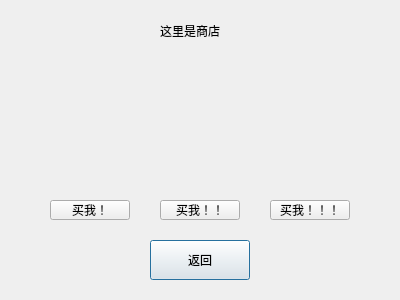
<?xml version="1.0" encoding="UTF-8"?>
<ui version="4.0">
 <class>goldbuy</class>
 <widget class="QDialog" name="goldbuy">
  <property name="geometry">
   <rect>
    <x>0</x>
    <y>0</y>
    <width>400</width>
    <height>300</height>
   </rect>
  </property>
  <property name="minimumSize">
   <size>
    <width>400</width>
    <height>300</height>
   </size>
  </property>
  <property name="windowTitle">
   <string>Dialog</string>
  </property>
  <widget class="QPushButton" name="pushButton">
   <property name="geometry">
    <rect>
     <x>150</x>
     <y>240</y>
     <width>100</width>
     <height>40</height>
    </rect>
   </property>
   <property name="minimumSize">
    <size>
     <width>100</width>
     <height>40</height>
    </size>
   </property>
   <property name="text">
    <string>返回</string>
   </property>
  </widget>
  <widget class="QLabel" name="label">
   <property name="geometry">
    <rect>
     <x>160</x>
     <y>20</y>
     <width>71</width>
     <height>21</height>
    </rect>
   </property>
   <property name="text">
    <string>这里是商店</string>
   </property>
  </widget>
  <widget class="QPushButton" name="pushButton_2">
   <property name="geometry">
    <rect>
     <x>50</x>
     <y>200</y>
     <width>80</width>
     <height>20</height>
    </rect>
   </property>
   <property name="text">
    <string>买我！</string>
   </property>
  </widget>
  <widget class="QPushButton" name="pushButton_3">
   <property name="geometry">
    <rect>
     <x>160</x>
     <y>200</y>
     <width>80</width>
     <height>20</height>
    </rect>
   </property>
   <property name="text">
    <string>买我！！</string>
   </property>
  </widget>
  <widget class="QPushButton" name="pushButton_4">
   <property name="geometry">
    <rect>
     <x>270</x>
     <y>200</y>
     <width>80</width>
     <height>20</height>
    </rect>
   </property>
   <property name="text">
    <string>买我！！！</string>
   </property>
  </widget>
 </widget>
 <resources/>
 <connections/>
</ui>
